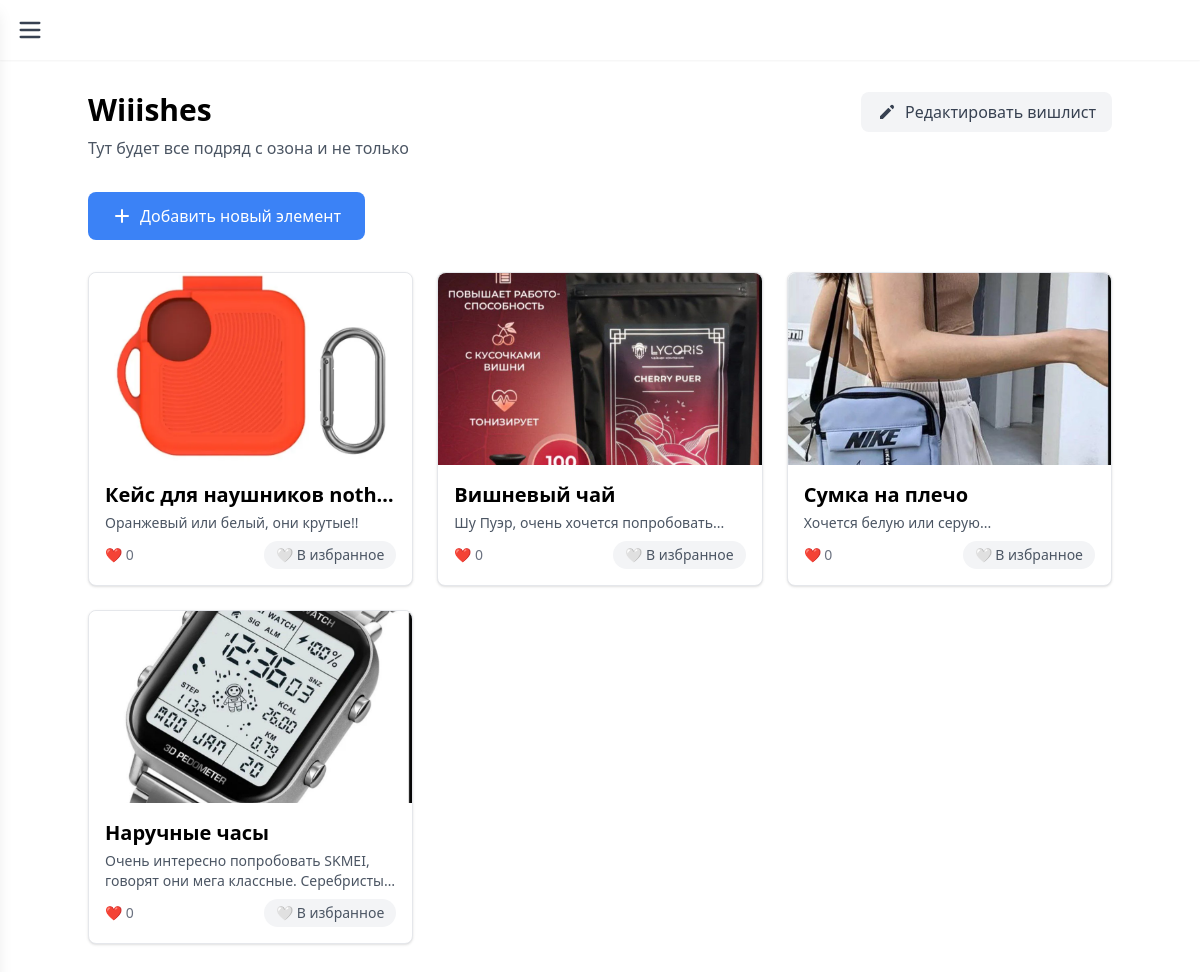
/wishlist/1/ (signed in), run on the app's committed database.
### wishlist/models.py (models this page shows, shortened)
class Wishlist(models.Model):
    user = models.ForeignKey(User, on_delete=models.CASCADE)
    title = models.CharField(max_length=200)
    description = models.TextField()
    created_at = models.DateTimeField(auto_now_add=True)
    likes = models.IntegerField(default=0)

class Wish(models.Model):
    wishlist = models.ForeignKey(Wishlist, on_delete=models.CASCADE)
    item_name = models.CharField(max_length=200)
    item_description = models.TextField()
    item_url = models.URLField()
    item_price = models.FloatField()
    item_image = models.ImageField(upload_to="images/", null=True, blank=True)
    created_at = models.DateTimeField(auto_now_add=True)

### wishlist/views.py (the view)
# urls.py: path("wishlist/<int:wishlist_id>/", views.wishlist_detail, name="wishlist_detail"),
@login_required
def wishlist_detail(request, wishlist_id):
    try:
        wishlist = Wishlist.objects.get(id=wishlist_id)
        wishes = Wish.objects.filter(wishlist=wishlist).annotate(
            favorites_count=Count('wishfav')
        )
        if request.user.is_authenticated:
            for wish in wishes:
                wish.is_favorite = WishFav.objects.filter(
                    wish=wish,
                    user=request.user
                ).exists()
        return render(request, "wishlist_item.html", {
            "wishlist": wishlist,
            "wishes": wishes
        })
    except Wishlist.DoesNotExist:
        return HttpResponse("Wishlist not found", status=404)

### wishlist/templates/wishlist_item.html (shortened to what this page needs)
{% block content %}
<script src="https://cdn.tailwindcss.com"></script>
<div class="w-full flex items-center justify-between px-4 py-4 bg-white shadow-sm sticky top-0 z-20">
    <button onclick="toggleSidebar()" class="text-gray-700 hover:text-gray-900 focus:outline-none">
        <svg class="w-7 h-7" fill="none" stroke="currentColor" viewBox="0 0 24 24">
            <path stroke-linecap="round" stroke-linejoin="round" stroke-width="2" d="M4 6h16M4 12h16M4 18h16" />
        </svg>
    </button>
</div>
<div class="max-w-5xl mx-auto py-8">
    <div class="flex justify-between items-start mb-8">
        <div>
            <h1 class="text-3xl font-bold mb-2">{{ wishlist.title }}</h1>
            <p class="text-gray-600">{{ wishlist.description }}</p>
        </div>
        {% if user.is_authenticated %}
        {% if user.id == wishlist.user.id %}
        <button onclick="openEditWishlistModal()" class="px-4 py-2 bg-gray-100 text-gray-700 rounded-lg hover:bg-gray-200 transition flex items-center">
            <svg xmlns="http://www.w3.org/2000/svg" class="h-5 w-5 mr-2" viewBox="0 0 20 20" fill="currentColor">
                <path d="M13.586 3.586a2 2 0 112.828 2.828l-.793.793-2.828-2.828.793-.793zM11.379 5.793L3 14.172V17h2.828l8.38-8.379-2.83-2.828z"/>
            </svg>
            Редактировать вишлист
        </button>
        {% endif %}
        {% endif %}
    </div>
    {% if user.is_authenticated %}
    {% if user.id == wishlist.user.id %}
    <div class="mb-8">
        <button onclick="openCreateItemModal()"
            class="px-6 py-3 bg-blue-500 text-white rounded-lg hover:bg-blue-600 transition flex items-center">
            <svg xmlns="http://www.w3.org/2000/svg" class="h-5 w-5 mr-2" viewBox="0 0 20 20" fill="currentColor">
                <path fill-rule="evenodd"
                    d="M10 3a1 1 0 011 1v5h5a1 1 0 110 2h-5v5a1 1 0 11-2 0v-5H4a1 1 0 110-2h5V4a1 1 0 011-1z"
                    clip-rule="evenodd" />
            </svg>
            Добавить новый элемент
        </button>
    </div>
    {% endif %}
    {% endif %}
    <div class="grid grid-cols-1 sm:grid-cols-2 md:grid-cols-3 gap-6">
        {% for item in wishes %}
        <div class="block bg-white rounded-lg shadow hover:shadow-lg transition cursor-pointer border border-gray-200 hover:border-blue-400"
            onclick="openItemModal({{ item.id }})" data-item='{
               "name": "{{ item.item_name|escapejs }}",
               "desc": "{{ item.item_description|escapejs }}",
               "price": "{{ item.item_price|default_if_none:"Не указана" }}",
               "link": "{{ item.item_url|default_if_none:"Не указана"|escapejs }}",
               "image": "{% if item.item_image %}{{ item.item_image.url }}{% endif %}"
           }'>
            {% if item.item_image %}
            <img src="{{ item.item_image.url }}" alt="{{ item.item_name }}"
                class="w-full h-48 object-cover rounded-t-lg">
            {% endif %}
            <div class="p-4">
                <h2 class="text-xl font-semibold mb-1 truncate">{{ item.item_name }}</h2>
                <p class="text-gray-600 text-sm mb-2 line-clamp-2">{{ item.item_description }}</p>
                <div class="flex justify-between items-center mt-2">
                    <div class="text-gray-500 text-sm">
                        <span>❤️ {{ item.favorites_count }}</span>
                    </div>
                    {% if user.is_authenticated %}
                    <button onclick="event.stopPropagation(); toggleFavorite({{ item.id }})"
                            class="px-3 py-1 text-sm rounded-full {% if item.is_favorite %}bg-red-100 text-red-600{% else %}bg-gray-100 text-gray-600{% endif %} hover:bg-red-100 hover:text-red-600 transition-colors">
                        {% if item.is_favorite %}
                        ❤️ В избранном
                        {% else %}
                        🤍 В избранное
                        {% endif %}
                    </button>
                    {% endif %}
                </div>
            </div>
        </div>
        {% empty %}
        <div class="col-span-3 text-center text-gray-400 py-12">Вишлист пуст</div>
        {% endfor %}
    </div>
</div>
{% endblock %}

### data on the page
Wishlist: title "Wiiishes", description "Тут будет все подряд с озона и не только"
Wish: item_image (picture), item_name "Кейс для наушников noth…", item_description "Оранжевый или белый, они крутые!!", favorites_count "0", shows "🤍 В избранное"
Wish: item_image (picture), item_name "Вишневый чай", item_description "Шу Пуэр, очень хочется попробовать...", favorites_count "0", shows "🤍 В избранное"
Wish: item_image (picture), item_name "Сумка на плечо", item_description "Хочется белую или серую...", favorites_count "0", shows "🤍 В избранное"
Wish: item_image (picture), item_name "Наручные часы", item_description "Очень интересно попробовать SKMEI, говорят они мега классные.…", favorites_count "0", shows "🤍 В избранное"
